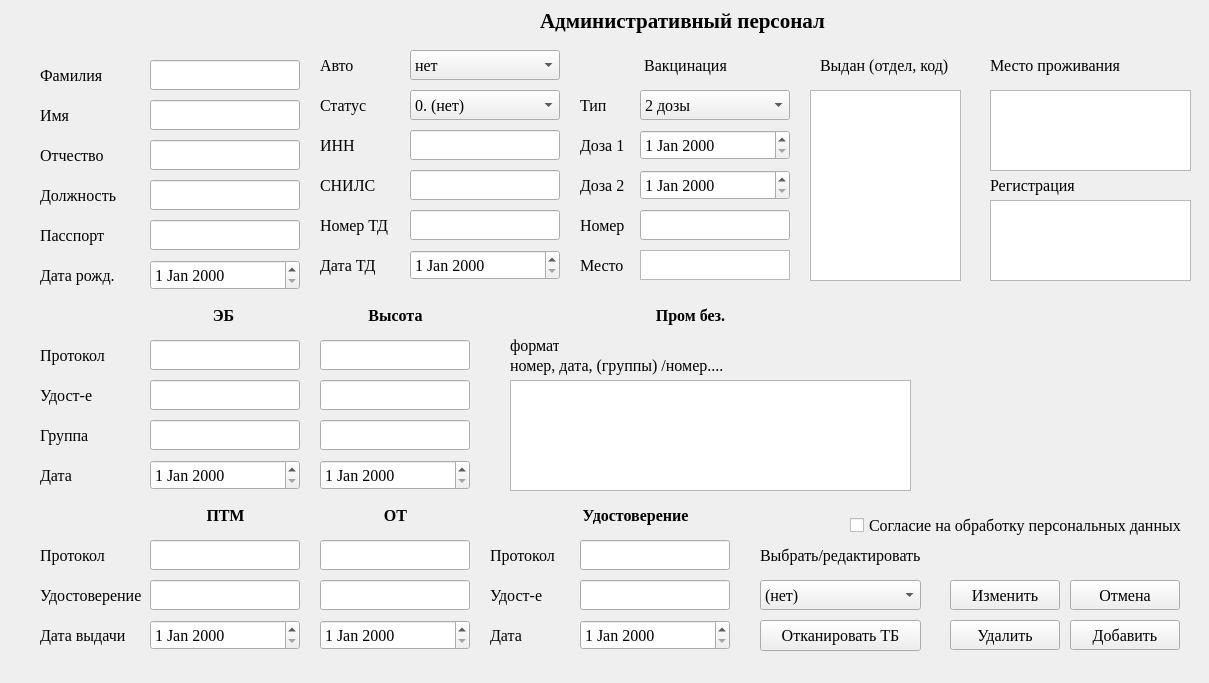
<?xml version="1.0" encoding="UTF-8"?>
<ui version="4.0">
 <class>Form</class>
 <widget class="QWidget" name="Form">
  <property name="geometry">
   <rect>
    <x>0</x>
    <y>0</y>
    <width>1209</width>
    <height>683</height>
   </rect>
  </property>
  <property name="windowTitle">
   <string>Form</string>
  </property>
  <widget class="QLabel" name="label">
   <property name="geometry">
    <rect>
     <x>540</x>
     <y>0</y>
     <width>331</width>
     <height>41</height>
    </rect>
   </property>
   <property name="font">
    <font>
     <family>Times New Roman</family>
     <pointsize>16</pointsize>
     <bold>true</bold>
    </font>
   </property>
   <property name="text">
    <string>Административный персонал</string>
   </property>
  </widget>
  <widget class="QLineEdit" name="family">
   <property name="geometry">
    <rect>
     <x>150</x>
     <y>60</y>
     <width>150</width>
     <height>30</height>
    </rect>
   </property>
   <property name="font">
    <font>
     <family>Times New Roman</family>
     <pointsize>12</pointsize>
    </font>
   </property>
  </widget>
  <widget class="QLineEdit" name="name">
   <property name="geometry">
    <rect>
     <x>150</x>
     <y>100</y>
     <width>150</width>
     <height>30</height>
    </rect>
   </property>
   <property name="font">
    <font>
     <family>Times New Roman</family>
     <pointsize>12</pointsize>
    </font>
   </property>
  </widget>
  <widget class="QLineEdit" name="surname">
   <property name="geometry">
    <rect>
     <x>150</x>
     <y>140</y>
     <width>150</width>
     <height>30</height>
    </rect>
   </property>
   <property name="font">
    <font>
     <family>Times New Roman</family>
     <pointsize>12</pointsize>
    </font>
   </property>
  </widget>
  <widget class="QLabel" name="label_2">
   <property name="geometry">
    <rect>
     <x>40</x>
     <y>60</y>
     <width>91</width>
     <height>30</height>
    </rect>
   </property>
   <property name="font">
    <font>
     <family>Times New Roman</family>
     <pointsize>12</pointsize>
    </font>
   </property>
   <property name="text">
    <string>Фамилия</string>
   </property>
  </widget>
  <widget class="QLabel" name="label_3">
   <property name="geometry">
    <rect>
     <x>40</x>
     <y>100</y>
     <width>31</width>
     <height>30</height>
    </rect>
   </property>
   <property name="font">
    <font>
     <family>Times New Roman</family>
     <pointsize>12</pointsize>
    </font>
   </property>
   <property name="text">
    <string>Имя</string>
   </property>
  </widget>
  <widget class="QLabel" name="label_4">
   <property name="geometry">
    <rect>
     <x>40</x>
     <y>140</y>
     <width>91</width>
     <height>30</height>
    </rect>
   </property>
   <property name="font">
    <font>
     <family>Times New Roman</family>
     <pointsize>12</pointsize>
    </font>
   </property>
   <property name="text">
    <string>Отчество</string>
   </property>
  </widget>
  <widget class="QLineEdit" name="post">
   <property name="geometry">
    <rect>
     <x>150</x>
     <y>180</y>
     <width>150</width>
     <height>30</height>
    </rect>
   </property>
   <property name="font">
    <font>
     <family>Times New Roman</family>
     <pointsize>12</pointsize>
    </font>
   </property>
  </widget>
  <widget class="QLabel" name="label_5">
   <property name="geometry">
    <rect>
     <x>40</x>
     <y>180</y>
     <width>91</width>
     <height>30</height>
    </rect>
   </property>
   <property name="font">
    <font>
     <family>Times New Roman</family>
     <pointsize>12</pointsize>
    </font>
   </property>
   <property name="text">
    <string>Должность</string>
   </property>
  </widget>
  <widget class="QDateEdit" name="bday">
   <property name="geometry">
    <rect>
     <x>150</x>
     <y>260</y>
     <width>150</width>
     <height>30</height>
    </rect>
   </property>
   <property name="font">
    <font>
     <family>Times New Roman</family>
     <pointsize>12</pointsize>
    </font>
   </property>
  </widget>
  <widget class="QLabel" name="label_6">
   <property name="geometry">
    <rect>
     <x>40</x>
     <y>260</y>
     <width>91</width>
     <height>30</height>
    </rect>
   </property>
   <property name="font">
    <font>
     <family>Times New Roman</family>
     <pointsize>12</pointsize>
    </font>
   </property>
   <property name="text">
    <string>Дата рожд.</string>
   </property>
  </widget>
  <widget class="QLineEdit" name="passport">
   <property name="geometry">
    <rect>
     <x>150</x>
     <y>220</y>
     <width>150</width>
     <height>30</height>
    </rect>
   </property>
   <property name="font">
    <font>
     <family>Times New Roman</family>
     <pointsize>12</pointsize>
    </font>
   </property>
  </widget>
  <widget class="QTextEdit" name="passport_got">
   <property name="geometry">
    <rect>
     <x>810</x>
     <y>90</y>
     <width>151</width>
     <height>191</height>
    </rect>
   </property>
   <property name="font">
    <font>
     <family>Times New Roman</family>
     <pointsize>12</pointsize>
    </font>
   </property>
  </widget>
  <widget class="QTextEdit" name="adr">
   <property name="geometry">
    <rect>
     <x>990</x>
     <y>200</y>
     <width>201</width>
     <height>81</height>
    </rect>
   </property>
   <property name="font">
    <font>
     <family>Times New Roman</family>
     <pointsize>12</pointsize>
    </font>
   </property>
  </widget>
  <widget class="QTextEdit" name="live_adr">
   <property name="geometry">
    <rect>
     <x>990</x>
     <y>90</y>
     <width>201</width>
     <height>81</height>
    </rect>
   </property>
   <property name="font">
    <font>
     <family>Times New Roman</family>
     <pointsize>12</pointsize>
    </font>
   </property>
  </widget>
  <widget class="QLabel" name="label_8">
   <property name="geometry">
    <rect>
     <x>40</x>
     <y>220</y>
     <width>101</width>
     <height>30</height>
    </rect>
   </property>
   <property name="font">
    <font>
     <family>Times New Roman</family>
     <pointsize>12</pointsize>
    </font>
   </property>
   <property name="text">
    <string>Пасспорт</string>
   </property>
  </widget>
  <widget class="QLabel" name="label_9">
   <property name="geometry">
    <rect>
     <x>820</x>
     <y>50</y>
     <width>141</width>
     <height>30</height>
    </rect>
   </property>
   <property name="font">
    <font>
     <family>Times New Roman</family>
     <pointsize>12</pointsize>
    </font>
   </property>
   <property name="text">
    <string>Выдан (отдел, код)</string>
   </property>
  </widget>
  <widget class="QLabel" name="label_11">
   <property name="geometry">
    <rect>
     <x>990</x>
     <y>170</y>
     <width>91</width>
     <height>30</height>
    </rect>
   </property>
   <property name="font">
    <font>
     <family>Times New Roman</family>
     <pointsize>12</pointsize>
    </font>
   </property>
   <property name="text">
    <string>Регистрация</string>
   </property>
  </widget>
  <widget class="QLabel" name="label_12">
   <property name="geometry">
    <rect>
     <x>990</x>
     <y>50</y>
     <width>151</width>
     <height>30</height>
    </rect>
   </property>
   <property name="font">
    <font>
     <family>Times New Roman</family>
     <pointsize>12</pointsize>
    </font>
   </property>
   <property name="text">
    <string>Место проживания</string>
   </property>
  </widget>
  <widget class="QLineEdit" name="inn">
   <property name="geometry">
    <rect>
     <x>410</x>
     <y>130</y>
     <width>150</width>
     <height>30</height>
    </rect>
   </property>
   <property name="font">
    <font>
     <family>Times New Roman</family>
     <pointsize>12</pointsize>
    </font>
   </property>
  </widget>
  <widget class="QLineEdit" name="snils">
   <property name="geometry">
    <rect>
     <x>410</x>
     <y>170</y>
     <width>150</width>
     <height>30</height>
    </rect>
   </property>
   <property name="font">
    <font>
     <family>Times New Roman</family>
     <pointsize>12</pointsize>
    </font>
   </property>
  </widget>
  <widget class="QLabel" name="label_13">
   <property name="geometry">
    <rect>
     <x>320</x>
     <y>130</y>
     <width>61</width>
     <height>30</height>
    </rect>
   </property>
   <property name="font">
    <font>
     <family>Times New Roman</family>
     <pointsize>12</pointsize>
    </font>
   </property>
   <property name="text">
    <string>ИНН</string>
   </property>
  </widget>
  <widget class="QLabel" name="label_14">
   <property name="geometry">
    <rect>
     <x>320</x>
     <y>170</y>
     <width>71</width>
     <height>30</height>
    </rect>
   </property>
   <property name="font">
    <font>
     <family>Times New Roman</family>
     <pointsize>12</pointsize>
    </font>
   </property>
   <property name="text">
    <string>СНИЛС</string>
   </property>
  </widget>
  <widget class="QLineEdit" name="n_td">
   <property name="geometry">
    <rect>
     <x>410</x>
     <y>210</y>
     <width>150</width>
     <height>30</height>
    </rect>
   </property>
   <property name="font">
    <font>
     <family>Times New Roman</family>
     <pointsize>12</pointsize>
    </font>
   </property>
  </widget>
  <widget class="QLabel" name="label_15">
   <property name="geometry">
    <rect>
     <x>320</x>
     <y>210</y>
     <width>91</width>
     <height>30</height>
    </rect>
   </property>
   <property name="font">
    <font>
     <family>Times New Roman</family>
     <pointsize>12</pointsize>
    </font>
   </property>
   <property name="text">
    <string>Номер ТД</string>
   </property>
  </widget>
  <widget class="QDateEdit" name="d_td">
   <property name="geometry">
    <rect>
     <x>410</x>
     <y>250</y>
     <width>150</width>
     <height>30</height>
    </rect>
   </property>
   <property name="font">
    <font>
     <family>Times New Roman</family>
     <pointsize>12</pointsize>
    </font>
   </property>
  </widget>
  <widget class="QLabel" name="label_16">
   <property name="geometry">
    <rect>
     <x>320</x>
     <y>250</y>
     <width>81</width>
     <height>30</height>
    </rect>
   </property>
   <property name="font">
    <font>
     <family>Times New Roman</family>
     <pointsize>12</pointsize>
    </font>
   </property>
   <property name="text">
    <string>Дата ТД</string>
   </property>
  </widget>
  <widget class="QLabel" name="label_18">
   <property name="geometry">
    <rect>
     <x>320</x>
     <y>500</y>
     <width>151</width>
     <height>30</height>
    </rect>
   </property>
   <property name="font">
    <font>
     <family>Times New Roman</family>
     <pointsize>12</pointsize>
     <bold>true</bold>
    </font>
   </property>
   <property name="text">
    <string>ОТ</string>
   </property>
   <property name="alignment">
    <set>Qt::AlignCenter</set>
   </property>
  </widget>
  <widget class="QLineEdit" name="n_OT_p">
   <property name="geometry">
    <rect>
     <x>320</x>
     <y>540</y>
     <width>150</width>
     <height>30</height>
    </rect>
   </property>
   <property name="font">
    <font>
     <family>Times New Roman</family>
     <pointsize>12</pointsize>
    </font>
   </property>
  </widget>
  <widget class="QLineEdit" name="n_OT_c">
   <property name="geometry">
    <rect>
     <x>320</x>
     <y>580</y>
     <width>150</width>
     <height>30</height>
    </rect>
   </property>
   <property name="font">
    <font>
     <family>Times New Roman</family>
     <pointsize>12</pointsize>
    </font>
   </property>
  </widget>
  <widget class="QDateEdit" name="d_OT">
   <property name="geometry">
    <rect>
     <x>320</x>
     <y>620</y>
     <width>150</width>
     <height>30</height>
    </rect>
   </property>
   <property name="font">
    <font>
     <family>Times New Roman</family>
     <pointsize>12</pointsize>
    </font>
   </property>
  </widget>
  <widget class="QLabel" name="label_22">
   <property name="geometry">
    <rect>
     <x>40</x>
     <y>580</y>
     <width>121</width>
     <height>30</height>
    </rect>
   </property>
   <property name="font">
    <font>
     <family>Times New Roman</family>
     <pointsize>12</pointsize>
    </font>
   </property>
   <property name="text">
    <string>Удостоверение</string>
   </property>
  </widget>
  <widget class="QLabel" name="label_23">
   <property name="geometry">
    <rect>
     <x>150</x>
     <y>500</y>
     <width>151</width>
     <height>30</height>
    </rect>
   </property>
   <property name="font">
    <font>
     <family>Times New Roman</family>
     <pointsize>12</pointsize>
     <bold>true</bold>
    </font>
   </property>
   <property name="text">
    <string>ПТМ</string>
   </property>
   <property name="alignment">
    <set>Qt::AlignCenter</set>
   </property>
  </widget>
  <widget class="QLineEdit" name="n_PTM_c">
   <property name="geometry">
    <rect>
     <x>150</x>
     <y>580</y>
     <width>150</width>
     <height>30</height>
    </rect>
   </property>
   <property name="font">
    <font>
     <family>Times New Roman</family>
     <pointsize>12</pointsize>
    </font>
   </property>
  </widget>
  <widget class="QLabel" name="label_24">
   <property name="geometry">
    <rect>
     <x>40</x>
     <y>620</y>
     <width>121</width>
     <height>30</height>
    </rect>
   </property>
   <property name="font">
    <font>
     <family>Times New Roman</family>
     <pointsize>12</pointsize>
    </font>
   </property>
   <property name="text">
    <string>Дата выдачи</string>
   </property>
  </widget>
  <widget class="QLabel" name="label_25">
   <property name="geometry">
    <rect>
     <x>40</x>
     <y>540</y>
     <width>121</width>
     <height>30</height>
    </rect>
   </property>
   <property name="font">
    <font>
     <family>Times New Roman</family>
     <pointsize>12</pointsize>
    </font>
   </property>
   <property name="text">
    <string>Протокол</string>
   </property>
  </widget>
  <widget class="QLineEdit" name="n_PTM_p">
   <property name="geometry">
    <rect>
     <x>150</x>
     <y>540</y>
     <width>150</width>
     <height>30</height>
    </rect>
   </property>
   <property name="font">
    <font>
     <family>Times New Roman</family>
     <pointsize>12</pointsize>
    </font>
   </property>
  </widget>
  <widget class="QDateEdit" name="d_PTM">
   <property name="geometry">
    <rect>
     <x>150</x>
     <y>620</y>
     <width>150</width>
     <height>30</height>
    </rect>
   </property>
   <property name="font">
    <font>
     <family>Times New Roman</family>
     <pointsize>12</pointsize>
    </font>
   </property>
  </widget>
  <widget class="QLabel" name="label_27">
   <property name="geometry">
    <rect>
     <x>148</x>
     <y>300</y>
     <width>151</width>
     <height>30</height>
    </rect>
   </property>
   <property name="font">
    <font>
     <family>Times New Roman</family>
     <pointsize>12</pointsize>
     <bold>true</bold>
    </font>
   </property>
   <property name="text">
    <string>ЭБ</string>
   </property>
   <property name="alignment">
    <set>Qt::AlignCenter</set>
   </property>
  </widget>
  <widget class="QLineEdit" name="n_ES_c">
   <property name="geometry">
    <rect>
     <x>150</x>
     <y>380</y>
     <width>150</width>
     <height>30</height>
    </rect>
   </property>
   <property name="font">
    <font>
     <family>Times New Roman</family>
     <pointsize>12</pointsize>
    </font>
   </property>
  </widget>
  <widget class="QLineEdit" name="n_ES_p">
   <property name="geometry">
    <rect>
     <x>150</x>
     <y>340</y>
     <width>150</width>
     <height>30</height>
    </rect>
   </property>
   <property name="font">
    <font>
     <family>Times New Roman</family>
     <pointsize>12</pointsize>
    </font>
   </property>
  </widget>
  <widget class="QDateEdit" name="d_ES">
   <property name="geometry">
    <rect>
     <x>150</x>
     <y>460</y>
     <width>150</width>
     <height>30</height>
    </rect>
   </property>
   <property name="font">
    <font>
     <family>Times New Roman</family>
     <pointsize>12</pointsize>
    </font>
   </property>
  </widget>
  <widget class="QLineEdit" name="n_ES_g">
   <property name="geometry">
    <rect>
     <x>150</x>
     <y>420</y>
     <width>150</width>
     <height>30</height>
    </rect>
   </property>
   <property name="font">
    <font>
     <family>Times New Roman</family>
     <pointsize>12</pointsize>
    </font>
   </property>
  </widget>
  <widget class="QLabel" name="label_30">
   <property name="geometry">
    <rect>
     <x>40</x>
     <y>420</y>
     <width>111</width>
     <height>30</height>
    </rect>
   </property>
   <property name="font">
    <font>
     <family>Times New Roman</family>
     <pointsize>12</pointsize>
    </font>
   </property>
   <property name="text">
    <string>Группа</string>
   </property>
  </widget>
  <widget class="QLineEdit" name="n_H_g">
   <property name="geometry">
    <rect>
     <x>320</x>
     <y>380</y>
     <width>150</width>
     <height>30</height>
    </rect>
   </property>
   <property name="font">
    <font>
     <family>Times New Roman</family>
     <pointsize>12</pointsize>
    </font>
   </property>
  </widget>
  <widget class="QDateEdit" name="d_H">
   <property name="geometry">
    <rect>
     <x>320</x>
     <y>460</y>
     <width>150</width>
     <height>30</height>
    </rect>
   </property>
   <property name="font">
    <font>
     <family>Times New Roman</family>
     <pointsize>12</pointsize>
    </font>
   </property>
  </widget>
  <widget class="QLineEdit" name="n_H_c">
   <property name="geometry">
    <rect>
     <x>320</x>
     <y>420</y>
     <width>150</width>
     <height>30</height>
    </rect>
   </property>
   <property name="font">
    <font>
     <family>Times New Roman</family>
     <pointsize>12</pointsize>
    </font>
   </property>
  </widget>
  <widget class="QLineEdit" name="n_H_p">
   <property name="geometry">
    <rect>
     <x>320</x>
     <y>340</y>
     <width>150</width>
     <height>30</height>
    </rect>
   </property>
   <property name="font">
    <font>
     <family>Times New Roman</family>
     <pointsize>12</pointsize>
    </font>
   </property>
  </widget>
  <widget class="QLabel" name="label_35">
   <property name="geometry">
    <rect>
     <x>320</x>
     <y>300</y>
     <width>151</width>
     <height>30</height>
    </rect>
   </property>
   <property name="font">
    <font>
     <family>Times New Roman</family>
     <pointsize>12</pointsize>
     <bold>true</bold>
    </font>
   </property>
   <property name="text">
    <string>Высота</string>
   </property>
   <property name="alignment">
    <set>Qt::AlignCenter</set>
   </property>
  </widget>
  <widget class="QLabel" name="label_36">
   <property name="geometry">
    <rect>
     <x>620</x>
     <y>300</y>
     <width>141</width>
     <height>30</height>
    </rect>
   </property>
   <property name="font">
    <font>
     <family>Times New Roman</family>
     <pointsize>12</pointsize>
     <bold>true</bold>
    </font>
   </property>
   <property name="text">
    <string>Пром без.</string>
   </property>
   <property name="alignment">
    <set>Qt::AlignCenter</set>
   </property>
  </widget>
  <widget class="QTextEdit" name="promsave">
   <property name="geometry">
    <rect>
     <x>510</x>
     <y>380</y>
     <width>401</width>
     <height>111</height>
    </rect>
   </property>
   <property name="font">
    <font>
     <family>Times New Roman</family>
     <pointsize>12</pointsize>
    </font>
   </property>
  </widget>
  <widget class="QLabel" name="label_37">
   <property name="geometry">
    <rect>
     <x>510</x>
     <y>350</y>
     <width>251</width>
     <height>30</height>
    </rect>
   </property>
   <property name="font">
    <font>
     <family>Times New Roman</family>
     <pointsize>12</pointsize>
    </font>
   </property>
   <property name="text">
    <string>номер, дата, (группы) /номер....</string>
   </property>
  </widget>
  <widget class="QLabel" name="label_38">
   <property name="geometry">
    <rect>
     <x>510</x>
     <y>330</y>
     <width>49</width>
     <height>30</height>
    </rect>
   </property>
   <property name="font">
    <font>
     <family>Times New Roman</family>
     <pointsize>12</pointsize>
    </font>
   </property>
   <property name="text">
    <string>формат:</string>
   </property>
  </widget>
  <widget class="QLabel" name="label_39">
   <property name="geometry">
    <rect>
     <x>770</x>
     <y>600</y>
     <width>49</width>
     <height>16</height>
    </rect>
   </property>
   <property name="font">
    <font>
     <family>Times New Roman</family>
    </font>
   </property>
   <property name="text">
    <string/>
   </property>
  </widget>
  <widget class="QLabel" name="label_40">
   <property name="geometry">
    <rect>
     <x>320</x>
     <y>50</y>
     <width>61</width>
     <height>30</height>
    </rect>
   </property>
   <property name="font">
    <font>
     <family>Times New Roman</family>
     <pointsize>12</pointsize>
    </font>
   </property>
   <property name="text">
    <string>Авто</string>
   </property>
  </widget>
  <widget class="QLineEdit" name="n_ST_c">
   <property name="geometry">
    <rect>
     <x>580</x>
     <y>580</y>
     <width>150</width>
     <height>30</height>
    </rect>
   </property>
   <property name="font">
    <font>
     <family>Times New Roman</family>
     <pointsize>12</pointsize>
    </font>
   </property>
  </widget>
  <widget class="QLabel" name="label_41">
   <property name="geometry">
    <rect>
     <x>490</x>
     <y>580</y>
     <width>71</width>
     <height>30</height>
    </rect>
   </property>
   <property name="font">
    <font>
     <family>Times New Roman</family>
     <pointsize>12</pointsize>
    </font>
   </property>
   <property name="text">
    <string>Удост-е</string>
   </property>
  </widget>
  <widget class="QLabel" name="label_42">
   <property name="geometry">
    <rect>
     <x>490</x>
     <y>620</y>
     <width>71</width>
     <height>30</height>
    </rect>
   </property>
   <property name="font">
    <font>
     <family>Times New Roman</family>
     <pointsize>12</pointsize>
    </font>
   </property>
   <property name="text">
    <string>Дата</string>
   </property>
  </widget>
  <widget class="QDateEdit" name="d_ST">
   <property name="geometry">
    <rect>
     <x>580</x>
     <y>620</y>
     <width>150</width>
     <height>30</height>
    </rect>
   </property>
   <property name="font">
    <font>
     <family>Times New Roman</family>
     <pointsize>12</pointsize>
    </font>
   </property>
  </widget>
  <widget class="QLabel" name="label_43">
   <property name="geometry">
    <rect>
     <x>490</x>
     <y>540</y>
     <width>81</width>
     <height>30</height>
    </rect>
   </property>
   <property name="font">
    <font>
     <family>Times New Roman</family>
     <pointsize>12</pointsize>
    </font>
   </property>
   <property name="text">
    <string>Протокол</string>
   </property>
  </widget>
  <widget class="QLineEdit" name="n_ST_p">
   <property name="geometry">
    <rect>
     <x>580</x>
     <y>540</y>
     <width>150</width>
     <height>30</height>
    </rect>
   </property>
   <property name="font">
    <font>
     <family>Times New Roman</family>
     <pointsize>12</pointsize>
    </font>
   </property>
  </widget>
  <widget class="QLabel" name="label_44">
   <property name="geometry">
    <rect>
     <x>570</x>
     <y>500</y>
     <width>131</width>
     <height>30</height>
    </rect>
   </property>
   <property name="font">
    <font>
     <family>Times New Roman</family>
     <pointsize>12</pointsize>
     <bold>true</bold>
    </font>
   </property>
   <property name="text">
    <string>Удостоверение</string>
   </property>
   <property name="alignment">
    <set>Qt::AlignCenter</set>
   </property>
  </widget>
  <widget class="QComboBox" name="cb_auto">
   <property name="geometry">
    <rect>
     <x>410</x>
     <y>50</y>
     <width>150</width>
     <height>30</height>
    </rect>
   </property>
   <property name="font">
    <font>
     <family>Times New Roman</family>
     <pointsize>12</pointsize>
    </font>
   </property>
   <item>
    <property name="text">
     <string>нет</string>
    </property>
   </item>
  </widget>
  <widget class="QComboBox" name="cb_select">
   <property name="geometry">
    <rect>
     <x>760</x>
     <y>580</y>
     <width>161</width>
     <height>30</height>
    </rect>
   </property>
   <property name="font">
    <font>
     <family>Times New Roman</family>
     <pointsize>12</pointsize>
    </font>
   </property>
   <item>
    <property name="text">
     <string>(нет)</string>
    </property>
   </item>
  </widget>
  <widget class="QLabel" name="label_45">
   <property name="geometry">
    <rect>
     <x>760</x>
     <y>540</y>
     <width>201</width>
     <height>30</height>
    </rect>
   </property>
   <property name="font">
    <font>
     <family>Times New Roman</family>
     <pointsize>12</pointsize>
    </font>
   </property>
   <property name="text">
    <string>Выбрать/редактировать</string>
   </property>
  </widget>
  <widget class="QPushButton" name="b_change">
   <property name="geometry">
    <rect>
     <x>950</x>
     <y>580</y>
     <width>110</width>
     <height>30</height>
    </rect>
   </property>
   <property name="font">
    <font>
     <family>Times New Roman</family>
     <pointsize>12</pointsize>
    </font>
   </property>
   <property name="text">
    <string>Изменить</string>
   </property>
  </widget>
  <widget class="QPushButton" name="b_cancel">
   <property name="geometry">
    <rect>
     <x>1070</x>
     <y>580</y>
     <width>110</width>
     <height>30</height>
    </rect>
   </property>
   <property name="font">
    <font>
     <family>Times New Roman</family>
     <pointsize>12</pointsize>
    </font>
   </property>
   <property name="text">
    <string>Отмена</string>
   </property>
  </widget>
  <widget class="QPushButton" name="b_kill">
   <property name="geometry">
    <rect>
     <x>950</x>
     <y>620</y>
     <width>110</width>
     <height>30</height>
    </rect>
   </property>
   <property name="font">
    <font>
     <family>Times New Roman</family>
     <pointsize>12</pointsize>
    </font>
   </property>
   <property name="text">
    <string>Удалить</string>
   </property>
  </widget>
  <widget class="QPushButton" name="b_ok">
   <property name="geometry">
    <rect>
     <x>1070</x>
     <y>620</y>
     <width>110</width>
     <height>30</height>
    </rect>
   </property>
   <property name="font">
    <font>
     <family>Times New Roman</family>
     <pointsize>12</pointsize>
    </font>
   </property>
   <property name="text">
    <string>Добавить</string>
   </property>
  </widget>
  <widget class="QComboBox" name="status">
   <property name="geometry">
    <rect>
     <x>410</x>
     <y>90</y>
     <width>150</width>
     <height>30</height>
    </rect>
   </property>
   <property name="font">
    <font>
     <family>Times New Roman</family>
     <pointsize>12</pointsize>
    </font>
   </property>
   <item>
    <property name="text">
     <string>0. (нет)</string>
    </property>
   </item>
   <item>
    <property name="text">
     <string>1. работает</string>
    </property>
   </item>
   <item>
    <property name="text">
     <string>2. уволен</string>
    </property>
   </item>
   <item>
    <property name="text">
     <string>3. в отпуске</string>
    </property>
   </item>
  </widget>
  <widget class="QComboBox" name="cb_vac">
   <property name="geometry">
    <rect>
     <x>640</x>
     <y>90</y>
     <width>150</width>
     <height>30</height>
    </rect>
   </property>
   <property name="font">
    <font>
     <family>Times New Roman</family>
     <pointsize>12</pointsize>
    </font>
   </property>
   <item>
    <property name="text">
     <string>2 дозы</string>
    </property>
   </item>
   <item>
    <property name="text">
     <string>1 доза</string>
    </property>
   </item>
   <item>
    <property name="text">
     <string>болел</string>
    </property>
   </item>
  </widget>
  <widget class="QDateEdit" name="d_vac_1">
   <property name="geometry">
    <rect>
     <x>640</x>
     <y>130</y>
     <width>150</width>
     <height>30</height>
    </rect>
   </property>
   <property name="font">
    <font>
     <family>Times New Roman</family>
     <pointsize>12</pointsize>
    </font>
   </property>
  </widget>
  <widget class="QDateEdit" name="d_vac_2">
   <property name="geometry">
    <rect>
     <x>640</x>
     <y>170</y>
     <width>150</width>
     <height>30</height>
    </rect>
   </property>
   <property name="font">
    <font>
     <family>Times New Roman</family>
     <pointsize>12</pointsize>
    </font>
   </property>
  </widget>
  <widget class="QLineEdit" name="vac_doc">
   <property name="geometry">
    <rect>
     <x>640</x>
     <y>210</y>
     <width>150</width>
     <height>30</height>
    </rect>
   </property>
   <property name="font">
    <font>
     <family>Times New Roman</family>
     <pointsize>12</pointsize>
    </font>
   </property>
  </widget>
  <widget class="QTextEdit" name="place">
   <property name="geometry">
    <rect>
     <x>640</x>
     <y>250</y>
     <width>150</width>
     <height>30</height>
    </rect>
   </property>
   <property name="font">
    <font>
     <family>Times New Roman</family>
     <pointsize>12</pointsize>
    </font>
   </property>
  </widget>
  <widget class="QLabel" name="label_46">
   <property name="geometry">
    <rect>
     <x>320</x>
     <y>90</y>
     <width>71</width>
     <height>30</height>
    </rect>
   </property>
   <property name="font">
    <font>
     <family>Times New Roman</family>
     <pointsize>12</pointsize>
    </font>
   </property>
   <property name="text">
    <string>Статус</string>
   </property>
  </widget>
  <widget class="QLabel" name="label_47">
   <property name="geometry">
    <rect>
     <x>580</x>
     <y>90</y>
     <width>49</width>
     <height>30</height>
    </rect>
   </property>
   <property name="font">
    <font>
     <family>Times New Roman</family>
     <pointsize>12</pointsize>
    </font>
   </property>
   <property name="text">
    <string>Тип</string>
   </property>
  </widget>
  <widget class="QLabel" name="label_48">
   <property name="geometry">
    <rect>
     <x>580</x>
     <y>130</y>
     <width>49</width>
     <height>30</height>
    </rect>
   </property>
   <property name="font">
    <font>
     <family>Times New Roman</family>
     <pointsize>12</pointsize>
    </font>
   </property>
   <property name="text">
    <string>Доза 1</string>
   </property>
  </widget>
  <widget class="QLabel" name="label_49">
   <property name="geometry">
    <rect>
     <x>580</x>
     <y>170</y>
     <width>49</width>
     <height>30</height>
    </rect>
   </property>
   <property name="font">
    <font>
     <family>Times New Roman</family>
     <pointsize>12</pointsize>
    </font>
   </property>
   <property name="text">
    <string>Доза 2</string>
   </property>
  </widget>
  <widget class="QLabel" name="label_50">
   <property name="geometry">
    <rect>
     <x>580</x>
     <y>210</y>
     <width>49</width>
     <height>30</height>
    </rect>
   </property>
   <property name="font">
    <font>
     <family>Times New Roman</family>
     <pointsize>12</pointsize>
    </font>
   </property>
   <property name="text">
    <string>Номер</string>
   </property>
  </widget>
  <widget class="QLabel" name="label_51">
   <property name="geometry">
    <rect>
     <x>580</x>
     <y>250</y>
     <width>49</width>
     <height>30</height>
    </rect>
   </property>
   <property name="font">
    <font>
     <family>Times New Roman</family>
     <pointsize>12</pointsize>
    </font>
   </property>
   <property name="text">
    <string>Место</string>
   </property>
  </widget>
  <widget class="QLabel" name="label_29">
   <property name="geometry">
    <rect>
     <x>40</x>
     <y>460</y>
     <width>51</width>
     <height>30</height>
    </rect>
   </property>
   <property name="font">
    <font>
     <family>Times New Roman</family>
     <pointsize>12</pointsize>
    </font>
   </property>
   <property name="text">
    <string>Дата</string>
   </property>
  </widget>
  <widget class="QLabel" name="label_32">
   <property name="geometry">
    <rect>
     <x>40</x>
     <y>340</y>
     <width>81</width>
     <height>30</height>
    </rect>
   </property>
   <property name="font">
    <font>
     <family>Times New Roman</family>
     <pointsize>12</pointsize>
    </font>
   </property>
   <property name="text">
    <string>Протокол</string>
   </property>
  </widget>
  <widget class="QLabel" name="label_33">
   <property name="geometry">
    <rect>
     <x>40</x>
     <y>380</y>
     <width>81</width>
     <height>30</height>
    </rect>
   </property>
   <property name="font">
    <font>
     <family>Times New Roman</family>
     <pointsize>12</pointsize>
    </font>
   </property>
   <property name="text">
    <string>Удост-е</string>
   </property>
  </widget>
  <widget class="QCheckBox" name="cb_check">
   <property name="geometry">
    <rect>
     <x>850</x>
     <y>510</y>
     <width>351</width>
     <height>30</height>
    </rect>
   </property>
   <property name="font">
    <font>
     <family>Times New Roman</family>
     <pointsize>12</pointsize>
    </font>
   </property>
   <property name="text">
    <string>Согласие на обработку персональных данных</string>
   </property>
  </widget>
  <widget class="QPushButton" name="b_tb">
   <property name="geometry">
    <rect>
     <x>760</x>
     <y>620</y>
     <width>161</width>
     <height>31</height>
    </rect>
   </property>
   <property name="font">
    <font>
     <family>Times New Roman</family>
     <pointsize>12</pointsize>
    </font>
   </property>
   <property name="text">
    <string>Отканировать ТБ</string>
   </property>
  </widget>
  <widget class="QLabel" name="label_10">
   <property name="geometry">
    <rect>
     <x>580</x>
     <y>50</y>
     <width>211</width>
     <height>30</height>
    </rect>
   </property>
   <property name="font">
    <font>
     <family>Times New Roman</family>
     <pointsize>12</pointsize>
    </font>
   </property>
   <property name="text">
    <string>Вакцинация</string>
   </property>
   <property name="alignment">
    <set>Qt::AlignCenter</set>
   </property>
  </widget>
 </widget>
 <resources/>
 <connections/>
</ui>
